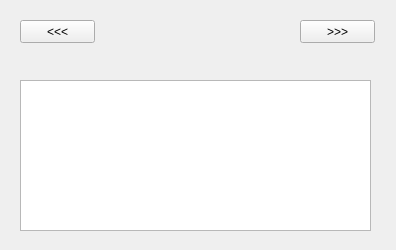
<?xml version="1.0" encoding="UTF-8"?>
<ui version="4.0">
 <class>Form</class>
 <widget class="QWidget" name="Form">
  <property name="geometry">
   <rect>
    <x>0</x>
    <y>0</y>
    <width>396</width>
    <height>250</height>
   </rect>
  </property>
  <property name="windowTitle">
   <string>单窗口多界面</string>
  </property>
  <widget class="QPushButton" name="backBtn">
   <property name="geometry">
    <rect>
     <x>20</x>
     <y>20</y>
     <width>75</width>
     <height>23</height>
    </rect>
   </property>
   <property name="text">
    <string>&lt;&lt;&lt;</string>
   </property>
  </widget>
  <widget class="QPushButton" name="goBtn">
   <property name="geometry">
    <rect>
     <x>300</x>
     <y>20</y>
     <width>75</width>
     <height>23</height>
    </rect>
   </property>
   <property name="text">
    <string>&gt;&gt;&gt;</string>
   </property>
  </widget>
  <widget class="QPlainTextEdit" name="plainTextEdit">
   <property name="geometry">
    <rect>
     <x>20</x>
     <y>80</y>
     <width>351</width>
     <height>151</height>
    </rect>
   </property>
  </widget>
 </widget>
 <resources/>
 <connections>
  <connection>
   <sender>backBtn</sender>
   <signal>clicked()</signal>
   <receiver>Form</receiver>
   <slot>backBtn_click()</slot>
   <hints>
    <hint type="sourcelabel">
     <x>37</x>
     <y>30</y>
    </hint>
    <hint type="destinationlabel">
     <x>51</x>
     <y>62</y>
    </hint>
   </hints>
  </connection>
  <connection>
   <sender>goBtn</sender>
   <signal>clicked()</signal>
   <receiver>Form</receiver>
   <slot>goBtn_click()</slot>
   <hints>
    <hint type="sourcelabel">
     <x>325</x>
     <y>29</y>
    </hint>
    <hint type="destinationlabel">
     <x>328</x>
     <y>61</y>
    </hint>
   </hints>
  </connection>
 </connections>
 <slots>
  <slot>backBtn_click()</slot>
  <slot>okBtn_click()</slot>
 </slots>
</ui>
